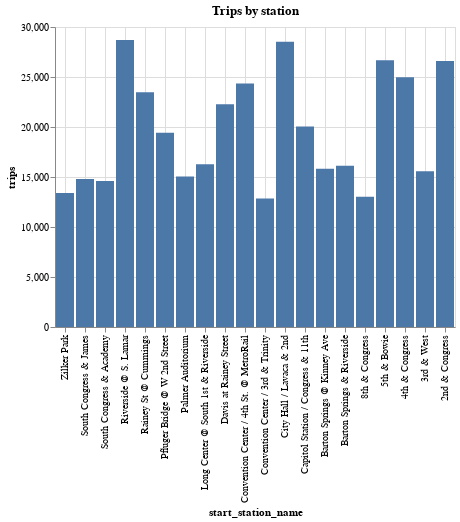

The code cell stored with this chart in its notebook:
### Code cell
%chart start_station_name, trips, title=Trips by station, sortx=descending

### Figure 1 — Vega-Lite specification as saved in the notebook (floating-point values rounded to 4 significant figures)
{"$schema": "https://vega.github.io/schema/vega-lite/v3.json", "data": {"format": {"type": "csv"}, "values": "\"start_station_name\",\"trips\"\n\"Riverside @ S. Lamar\",\"28695\"\n\"City Hall / Lavaca & 2nd\",\"28535\"\n\"5th & Bowie\",\"26669\"\n\"2nd & Congress\",\"26612\"\n\"4th & Congress\",\"24972\"\n\"Convention Center / 4th St. @ MetroRail\",\"24357\"\n\"Rainey St @ Cummings\",\"23468\"\n\"Davis at Rainey Street\",\"22273\"\n\"Capitol Station / Congress & 11th\",\"20056\"\n\"Pfluger Bridge @ W 2nd Street\",\"19434\"\n\"Long Center @ South 1st & Riverside\",\"16285\"\n\"Barton Springs & Riverside\",\"16130\"\n\"Barton Springs @ Kinney Ave\",\"15816\"\n\"3rd & West\",\"15576\"\n\"Palmer Auditorium\",\"15044\"\n\"South Congress & James\",\"14802\"\n\"South Congress & Academy\",\"14607\"\n\"Zilker Park\",\"13390\"\n\"8th & Congress\",\"13034\"\n\"Convention Center / 3rd & Trinity\",\"12848\"\n"}, "encoding": {"x": {"axis": {"grid": true, "title": "start_station_name"}, "field": "start_station_name", "sort": "descending", "type": "nominal"}, "y": {"axis": {"grid": true, "title": "trips"}, "field": "trips", "type": "quantitative"}}, "mark": {"color": "#4C78A8", "type": "bar"}, "title": "Trips by station"}
